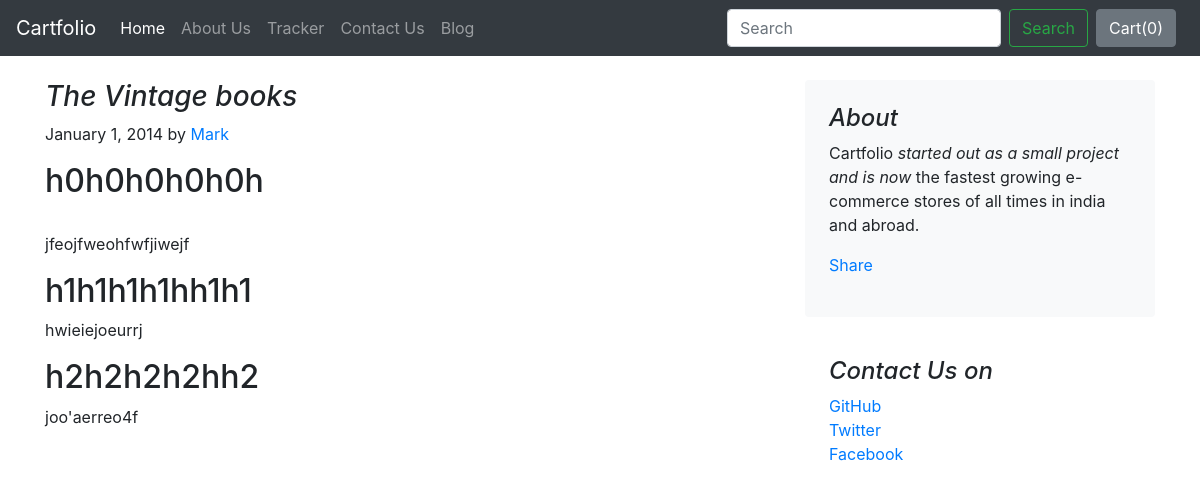
The page /blog/blogpost/1 on the database its author committed.
### blog/models.py (models this page shows)
class Blogpost(models.Model):
    post_id = models.AutoField(primary_key=True)
    title = models.CharField(max_length=30)
    head0 = models.CharField(max_length=30, default="")
    chead0 = models.CharField(max_length=5000, default="")
    head1 = models.CharField(max_length=30, default="")
    chead1 = models.CharField(max_length=5000, default="")
    head2 = models.CharField(max_length=30, default="")
    chead2 = models.CharField(max_length=5000, default="")
    pub_date = models.DateField()
    thumbnail = models.ImageField(upload_to="shop/images", default="")
    def __str__(self):
        return self.title

### blog/views.py (the view)
# urls.py: path('blogpost/<int:id>',views.blogpost, name = 'blogHome'),
def blogpost(request, id):
    post = Blogpost.objects.filter(post_id = id)[0]
    print(post)
    return render(request, 'blog/blogpost.html',{'post':post})

### blog/templates/blog/blogpost.html (shortened to what this page needs)
{% extends 'blog/basic.html' %}
{% block body %}
<div class="container">
    <div class="row mt-4">
        <div class="col-md-8 blog-main">
            <h3 class="font-italic">
                {{post.title}}
            </h3>
            <div class="blog-post">
                <p class="blog-post-meta">January 1, 2014 by <a href="#">Mark</a></p>
                <h2 class="blog-post-title">{{post.head0}}</h2>
                <div class="fb-like" data-href="http://127.0.0.1:8000/blog/blogpost/{{post.post_id}}" data-layout="standard" data-action="like" data-size="large" data-show-faces="false" data-share="true"></div><br>
                <p>{{post.chead0}}</p>
                <h2>{{post.head1}}</h2>
                <p>{{post.chead1}}</p>
                <h2>{{post.head2}}</h2>
                <p>{{post.chead2}}</p>
            </div>
        </div>
        <aside class="col-md-4 blog-sidebar">
            <div class="p-4 mb-3 bg-light rounded">
                <h4 class="font-italic">About</h4>
                <p class="mb-0">Cartfolio <em>started out as a small project and is now</em> the fastest growing e-commerce stores of all times in india and abroad.</p>
                <div class="my-3 fb-share-button" data-href="http://127.0.0.1:8000/blog/blogpost/{{post.post_id}}" data-layout="button_count" data-size="large"><a target="_blank" href="https://www.facebook.com/sharer/sharer.php?u=http%3A%2F%2F127.0.0.1%3A8000%2Fblog%2Fblogpost%2F4&src=sdkpreparse" class="fb-xfbml-parse-ignore">Share</a></div>
            </div>
            <div class="p-4">
                <h4 class="font-italic">Contact Us on</h4>
                <ol class="list-unstyled">
                    <li><a href="#">GitHub</a></li>
                    <li><a href="#">Twitter</a></li>
                    <li><a href="#">Facebook</a></li>
                </ol>
            </div>
        </aside>
    </div>
</div>
{% endblock %}

### rows shown on the page
Blogpost: title "The Vintage books", head0 "h0h0h0h0h0h", chead0 "jfeojfweohfwfjiwejf", head1 "h1h1h1h1hh1h1", chead1 "hwieiejoeurrj", head2 "h2h2h2h2hh2", chead2 "joo'aerreo4f"
